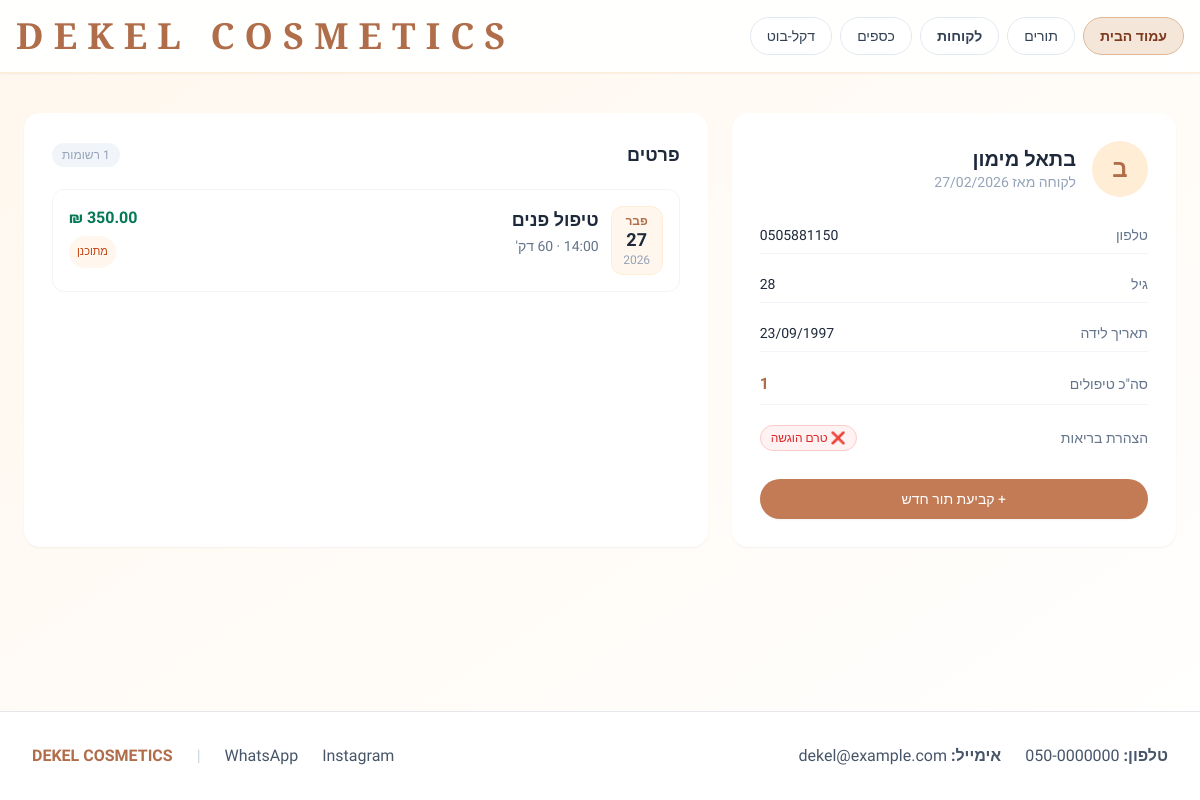
Page /clients/9/ (signed in) on the committed database.
### appointments/models.py (models this page shows, shortened)
class Client(models.Model):
    name = models.CharField(max_length=100, verbose_name="שם מלא")
    age = models.PositiveIntegerField(blank=True, null=True, verbose_name="גיל")
    birth_date = models.DateField(blank=True, null=True, verbose_name="תאריך לידה")
    phone = models.CharField(max_length=15, verbose_name="טלפון")
    email = models.EmailField(blank=True, null=True, verbose_name="אימייל")
    notes = models.TextField(blank=True, verbose_name="העדפות / הערות")
    created_at = models.DateTimeField(auto_now_add=True, verbose_name="נוצרה בתאריך")
    class Meta:
        verbose_name = "לקוחה"
        verbose_name_plural = "לקוחות"

class Appointment(models.Model):
    SERVICE_FACE = "face"
    SERVICE_BROWS = "brows"
    SERVICE_GEL = "gel"
    SERVICE_CHOICES = [
        (SERVICE_FACE, "טיפול פנים"),
        (SERVICE_BROWS, "עיצוב גבות"),
        (SERVICE_GEL, "לק ג'ל"),
    ]
    client = models.ForeignKey(
        Client,
        on_delete=models.CASCADE,
        related_name="appointments",
        verbose_name="לקוחה",
    )
    service_type = models.CharField(
        max_length=20,
        choices=SERVICE_CHOICES,
        verbose_name="סוג טיפול",
    )
    custom_price = models.DecimalField(
        max_digits=7,
        decimal_places=2,
        verbose_name="מחיר לטיפול",
    )
    start_time = models.DateTimeField(verbose_name="זמן התחלה")
    duration_minutes = models.PositiveIntegerField(
        default=60,
        verbose_name="משך (בדקות)",
    )
    notes = models.TextField(blank=True, verbose_name="הערות")
    is_completed = models.BooleanField(default=False, verbose_name="בוצע?")
    class Meta:
        verbose_name = "תור"
        verbose_name_plural = "תורים"
        ordering = ["-start_time"]
    @property
    def current_status(self):
        if self.is_completed:
            return "הושלם"
        now = timezone.now()
        end_time = self.start_time + timedelta(minutes=self.duration_minutes)
        if self.start_time <= now <= end_time:
            return "בטיפול"
        return "מתוכנן"

### management/views.py (the view)
# urls.py: path("clients/<int:pk>/", views.client_detail, name="client_detail"),
@login_required
def client_detail(request, pk):
    client = get_object_or_404(Client, pk=pk)
    appointments = client.appointments.order_by("-start_time")
    return render(
        request,
        "management/client_detail.html",
        _get_base_context() | {"client": client, "appointments": appointments},
    )

### management/views.py (called while the page is built)
def _get_base_context():
    return {"today": timezone.localdate()}

### management/templates/management/client_detail.html (shortened to what this page needs)
{% extends "base.html" %}
{% block content %}
<div class="grid gap-6 lg:grid-cols-[1.3fr,2fr]">
    <section class="bg-white rounded-2xl shadow-sm p-5 md:p-7 h-fit lg:sticky top-24">
        <div class="flex items-center gap-4 mb-5">
            <div class="w-14 h-14 rounded-full bg-orange-100 flex items-center justify-center text-2xl font-bold text-[#b06d4a] shrink-0">
                {{ client.name|first }}
            </div>
            <div>
                <h2 class="text-xl font-bold text-slate-800 leading-tight">{{ client.name }}</h2>
                <p class="text-sm text-slate-400">לקוחה מאז {{ client.created_at|date:"d/m/Y" }}</p>
            </div>
        </div>
        <dl class="space-y-3 text-sm">
            <div class="flex items-center justify-between py-2 border-b border-slate-100">
                <dt class="text-slate-500">טלפון</dt>
                <dd class="font-medium text-slate-800">{{ client.phone }}</dd>
            </div>
            {% if client.age %}
            <div class="flex items-center justify-between py-2 border-b border-slate-100">
                <dt class="text-slate-500">גיל</dt>
                <dd class="font-medium text-slate-800">{{ client.age }}</dd>
            </div>
            {% endif %}
            {% if client.birth_date %}
            <div class="flex items-center justify-between py-2 border-b border-slate-100">
                <dt class="text-slate-500">תאריך לידה</dt>
                <dd class="font-medium text-slate-800">{{ client.birth_date|date:"d/m/Y" }}</dd>
            </div>
            {% endif %}
            <div class="flex items-center justify-between py-2 border-b border-slate-100">
                <dt class="text-slate-500">סה"כ טיפולים</dt>
                <dd class="font-semibold text-[#b06d4a] text-base">{{ appointments|length }}</dd>
            </div>
            <div class="flex items-center justify-between py-2">
                <dt class="text-slate-500">הצהרת בריאות</dt>
                <dd>
                    {% if client.health_declaration.is_submitted %}
                        <span class="inline-flex items-center gap-1 px-2.5 py-1 rounded-full text-xs font-medium bg-emerald-50 text-emerald-700 border border-emerald-200">
                            ✅ הוגשה
                        </span>
                    {% elif client.health_declaration %}
                        <span class="inline-flex items-center gap-1 px-2.5 py-1 rounded-full text-xs font-medium bg-red-50 text-red-600 border border-red-200">
                            ❌ טרם הוגשה
                        </span>
                    {% else %}
                        <span class="inline-flex items-center gap-1 px-2.5 py-1 rounded-full text-xs font-medium bg-slate-100 text-slate-500">
                            — לא נמצא
                        </span>
                    {% endif %}
                </dd>
            </div>
        </dl>
        <a href="{% url 'management:appointment_list' %}"
           class="mt-5 block text-center px-4 py-2.5 rounded-full bg-[#c27b55] text-white text-sm font-medium shadow-sm hover:bg-[#a9603f] transition">
            + קביעת תור חדש
        </a>
    </section>
    <section class="bg-white rounded-2xl shadow-sm p-5 md:p-7">
        <div class="flex items-center justify-between mb-5">
            <h3 class="text-lg font-semibold text-slate-800">פרטים</h3>
            {% if appointments %}
            <span class="text-xs text-slate-400 bg-slate-100 px-2.5 py-1 rounded-full">{{ appointments|length }} רשומות</span>
            {% endif %}
        </div>
        {% if appointments %}
        <div class="space-y-3">
            {% for appt in appointments %}
            <div class="flex items-start justify-between gap-4 p-4 rounded-xl border border-slate-100 hover:border-orange-200 hover:bg-orange-50/30 transition">
                <div class="flex items-start gap-3">
                    <div class="shrink-0 text-center bg-orange-50 border border-orange-100 rounded-xl px-2.5 py-1.5 min-w-[52px]">
                        <p class="text-xs font-bold text-[#b06d4a]">{{ appt.start_time|date:"M" }}</p>
                        <p class="text-lg font-bold text-slate-800 leading-tight">{{ appt.start_time|date:"d" }}</p>
                        <p class="text-xs text-slate-400">{{ appt.start_time|date:"Y" }}</p>
                    </div>
                    <div>
                        <p class="font-semibold text-slate-800">{{ appt.get_service_type_display }}</p>
                        <p class="text-sm text-slate-500 mt-0.5">
                            · {{ appt.duration_minutes }} דק'
                        </p>
                    </div>
                </div>
                <div class="shrink-0 flex flex-col items-end gap-1.5">
                    <span class="font-semibold text-base text-emerald-700">{{ appt.custom_price }} ₪</span>
                    <span class="inline-flex items-center px-2 py-0.5 rounded-full text-[11px] font-medium
                        {% if appt.current_status == 'הושלם' %}bg-emerald-50 text-emerald-700
                        {% elif appt.current_status == 'בטיפול' %}bg-violet-100 text-violet-700
                        {% else %}bg-orange-50 text-orange-700{% endif %}">
                        {{ appt.current_status }}
                    </span>
                </div>
            </div>
            {% endfor %}
        </div>
        {% else %}
        <div class="flex flex-col items-center justify-center py-12 gap-3 text-center">
            <span class="text-4xl">📋</span>
            <p class="text-base font-medium text-slate-500">אין טיפולים רשומים ללקוחה זו עדיין.</p>
        </div>
        {% endif %}
    </section>
</div>
{% endblock %}

### templates/base.html (style rules this page uses)
body { direction: rtl; text-align: right; }
button, a, [role="button"] { touch-action: manipulation; }

### rows in the picture
Client: name|first "ב", name "בתאל מימון", created_at "27/02/2026", phone "0505881150", age "28", birth_date "23/09/1997"
Appointment: start_time "פבר", start_time "27", start_time "2026", service_type "טיפול פנים", duration_minutes "60", current_status "מתוכנן"

### other values in the picture
{{ appointments|length }} "1"
